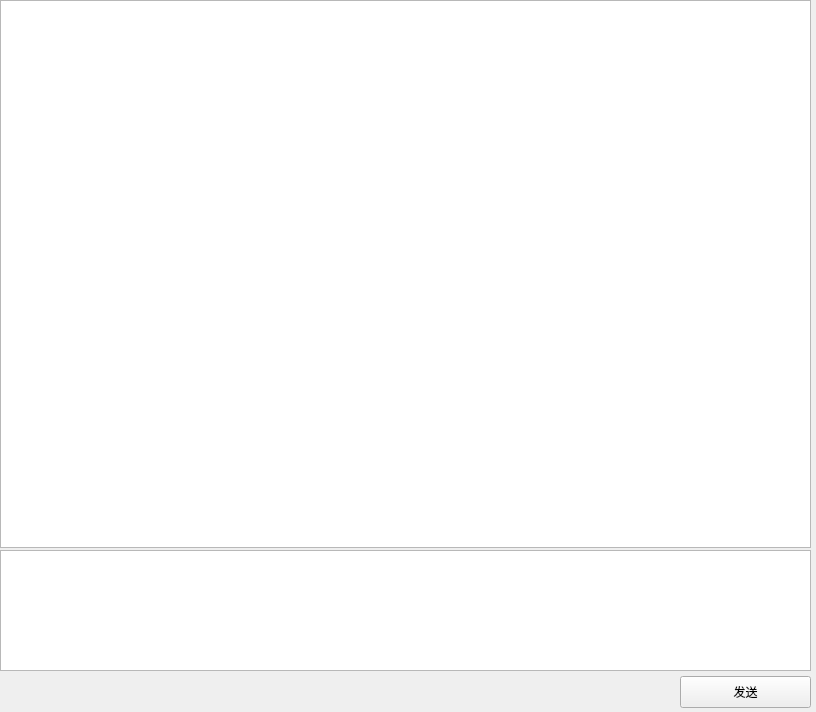
<?xml version="1.0" encoding="UTF-8"?>
<ui version="4.0">
 <class>ai</class>
 <widget class="QWidget" name="ai">
  <property name="geometry">
   <rect>
    <x>0</x>
    <y>0</y>
    <width>816</width>
    <height>712</height>
   </rect>
  </property>
  <property name="windowTitle">
   <string>Form</string>
  </property>
  <widget class="TextEdit" name="TextEdit">
   <property name="geometry">
    <rect>
     <x>0</x>
     <y>0</y>
     <width>811</width>
     <height>548</height>
    </rect>
   </property>
  </widget>
  <widget class="TextEdit" name="TextEdit_2">
   <property name="geometry">
    <rect>
     <x>0</x>
     <y>550</y>
     <width>811</width>
     <height>121</height>
    </rect>
   </property>
  </widget>
  <widget class="SwitchButton" name="SwitchButton">
   <property name="geometry">
    <rect>
     <x>20</x>
     <y>680</y>
     <width>125</width>
     <height>22</height>
    </rect>
   </property>
   <property name="font">
    <font>
     <family>Times New Roman</family>
     <weight>75</weight>
     <italic>true</italic>
     <bold>true</bold>
     <underline>true</underline>
    </font>
   </property>
   <property name="onText">
    <string>深度思考r1</string>
   </property>
   <property name="offText">
    <string>深度思考r1</string>
   </property>
  </widget>
  <widget class="PushButton" name="PushButton">
   <property name="geometry">
    <rect>
     <x>680</x>
     <y>676</y>
     <width>131</width>
     <height>32</height>
    </rect>
   </property>
   <property name="text">
    <string>发送</string>
   </property>
   <property name="icon">
    <iconset>
     <normaloff>resource/logo.png</normaloff>resource/logo.png</iconset>
   </property>
   <property name="hasIcon" stdset="0">
    <bool>true</bool>
   </property>
  </widget>
 </widget>
 <customwidgets>
  <customwidget>
   <class>PushButton</class>
   <extends>QPushButton</extends>
   <header>qfluentwidgets</header>
  </customwidget>
  <customwidget>
   <class>SwitchButton</class>
   <extends>QWidget</extends>
   <header>qfluentwidgets</header>
  </customwidget>
  <customwidget>
   <class>TextEdit</class>
   <extends>QTextEdit</extends>
   <header>qfluentwidgets</header>
  </customwidget>
 </customwidgets>
 <resources/>
 <connections/>
</ui>
